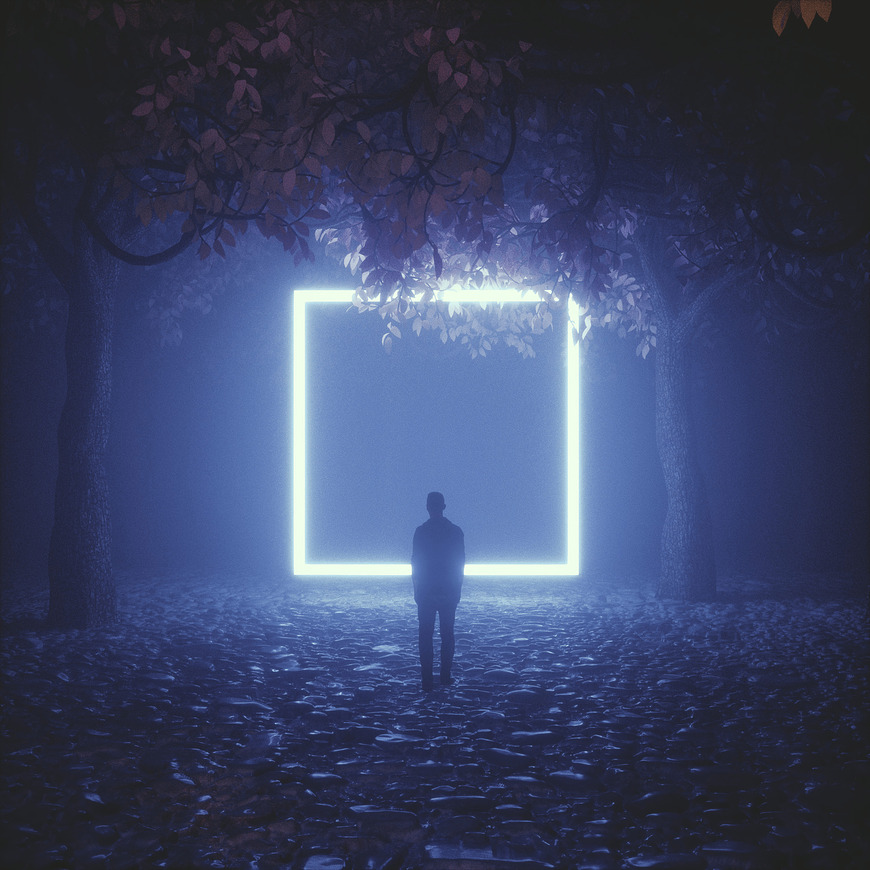
//> input picture D1/img1.jpeg, 870 x 870 px
$ ./Ex6 img1.jpeg   (built with g++ and OpenCV 4)
//> lines starting //> are read from the running program, lines starting //| are printed output that depends on the picture; after the words box and inside, x2 and y2 are one past the last pixel; in counts of white or black regions, pixels touching at a corner belong together
#include <opencv2/opencv.hpp>
#include <iostream>
#include <cmath>

void quantize (uchar *image, int width, int height, int q)
{
   const int r = 256 / q; // Garante que a imagem esteja no intervalo [0, 255]
   for (int row = 0; row < height; row++)
      for (int col = 0; col < width; col++)
         image[row * width + col] = (image[row * width + col] / r) * r; // Ajusta o valor quantizado
}

// Função para calcular o MSE
double calculateMSE(const cv::Mat& original, const cv::Mat& quantized) {
    double mse = 0.0;
    for (int row = 0; row < original.rows; row++) {
        for (int col = 0; col < original.cols; col++) {
            double diff = original.at<uchar>(row, col) - quantized.at<uchar>(row, col);
            mse += diff * diff;
        }
    }
    return mse / (original.rows * original.cols);
}

// Função para calcular o PSNR
double calculatePSNR(double mse) {
    if (mse == 0) return 100.0;
    return 10.0 * log10((255 * 255) / mse);
}

int main(int argc, char** argv) {
    // Verifica se o caminho da imagem foi fornecido
    if (argc != 2) {
        std::cout << "Uso: " << argv[0] << " <caminho_da_imagem>" << std::endl;
        return -1;
    }

    // Carregar a imagem em escala de cinza
    cv::Mat grayImage = cv::imread(argv[1], cv::IMREAD_GRAYSCALE);
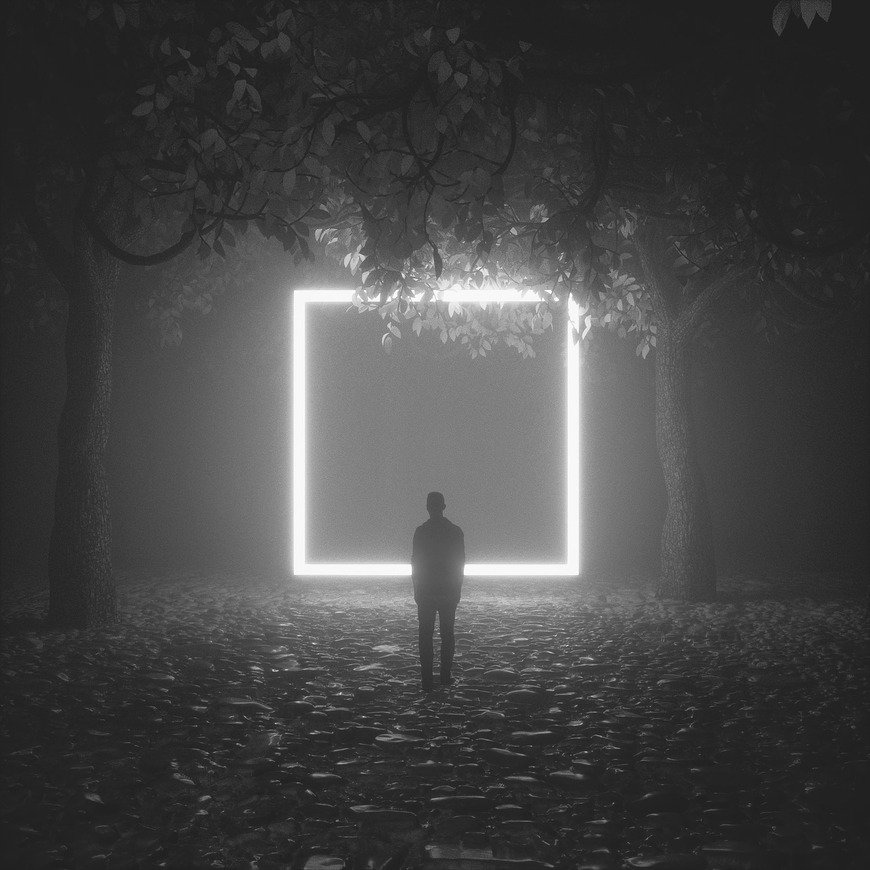
//> grayImage: 870 rows x 870 cols, CV_8UC1; min 24, max 255, mean 69.4

    if (grayImage.empty()) {
        std::cout << "Erro ao carregar a imagem!" << std::endl;
        return -1;
    }

    // Exibir a imagem original em escala de cinza
    cv::imshow("Imagem em Escala de Cinza", grayImage);

    // Experimentar diferentes níveis de quantização
    for (int q = 2; q <= 16; q *= 2) {
        cv::Mat quantizedImage = grayImage.clone();
        quantize(quantizedImage.data, quantizedImage.cols, quantizedImage.rows, q);

        // Calcular MSE e PSNR
        double mse = calculateMSE(grayImage, quantizedImage);
        double psnr = calculatePSNR(mse);

        std::cout << "Níveis de quantização: " << q << " | MSE: " << mse << " | PSNR: " << psnr << " dB" << std::endl;

        // Exibir a imagem quantizada
        cv::imshow("Imagem Quantizada - Níveis: " + std::to_string(q), quantizedImage);
    }
//> this loop made 4 passes
//> (mse, psnr) on passes 1 to 4: (3642.4, 12.52), (1574, 16.16), (221, 24.69), (65.52, 29.97)
//| Níveis de quantização: 2 | MSE: 3642.41 | PSNR: 12.5169 dB
//| Níveis de quantização: 4 | MSE: 1574 | PSNR: 16.1608 dB
//| Níveis de quantização: 8 | MSE: 220.986 | PSNR: 24.6872 dB
//| Níveis de quantização: 16 | MSE: 65.5193 | PSNR: 29.9671 dB
//> pass 1, `cv::imshow("Imagem Quantizada - Níveis: " + std::to_string(q), quantiz..`:
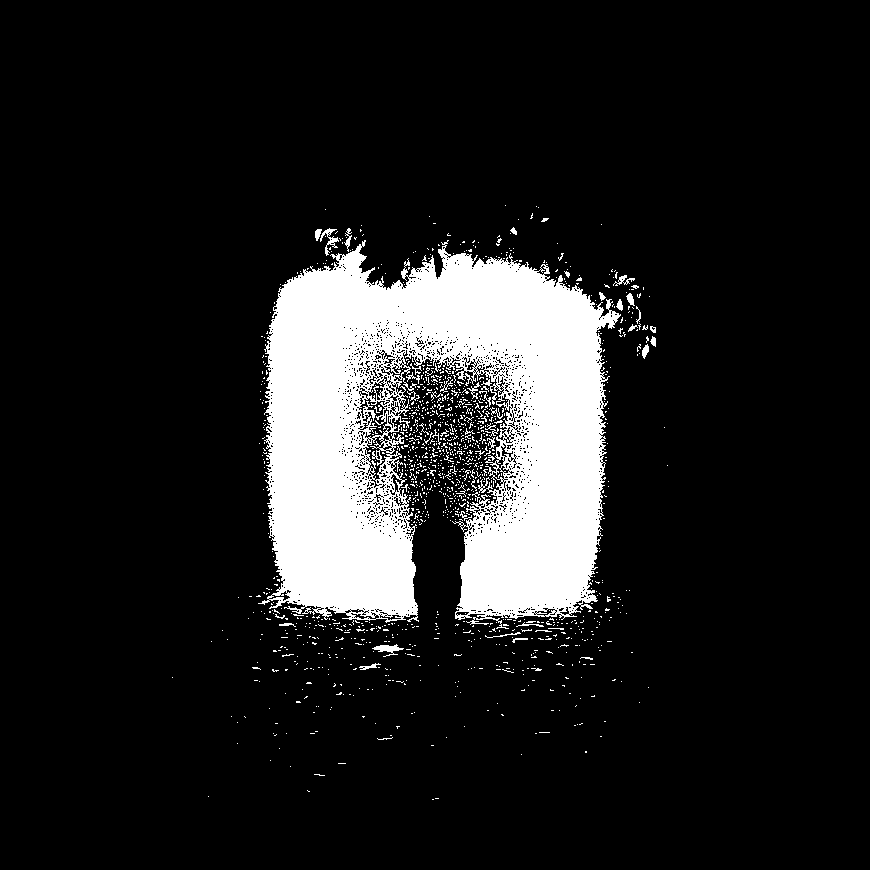
//> window 'Imagem Quantizada - Níveis: 2': 870 rows x 870 cols, CV_8UC1; values 0 (black) and 128 (white), 12.6% white; 1291 white regions (1245 under 20 px), largest, box (x1, y1, x2, y2) and area: (258, 240, 621, 629) 89299, (372, 644, 404, 657) 170, (320, 228, 339, 256) 163
//> pass 2, `cv::imshow("Imagem Quantizada - Níveis: " + std::to_string(q), quantiz..`:
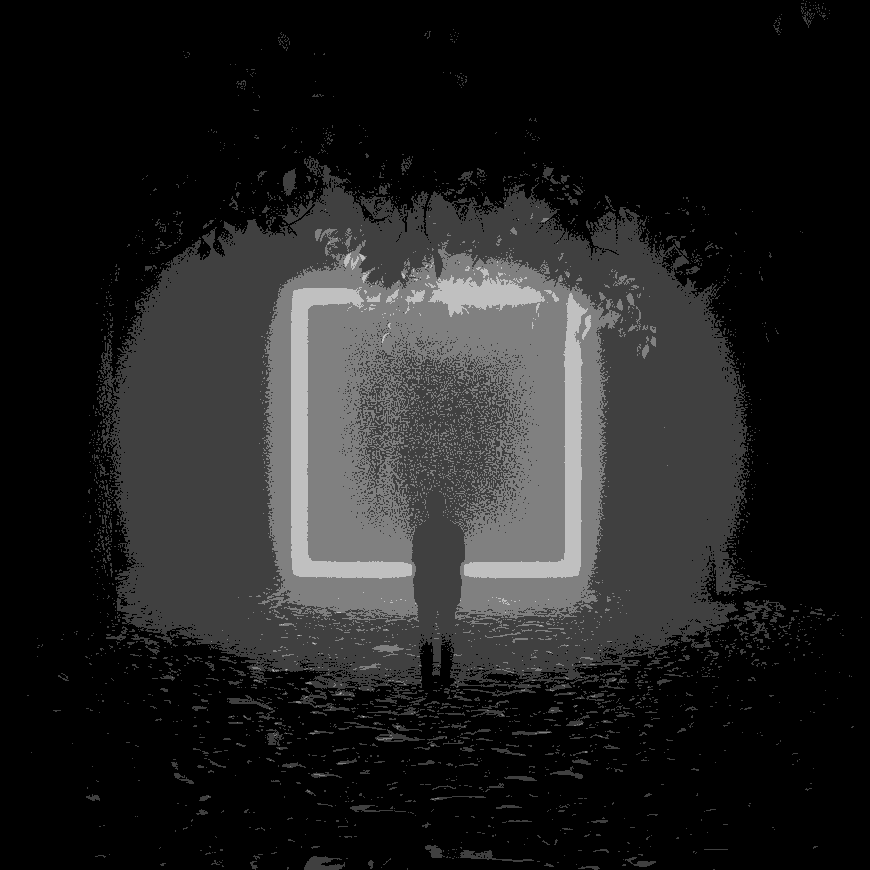
//> window 'Imagem Quantizada - Níveis: 4': 870 rows x 870 cols, CV_8UC1; min 0, max 192, mean 33.2

    // Aguardar tecla para fechar
    cv::waitKey(0);

    return 0;
}
